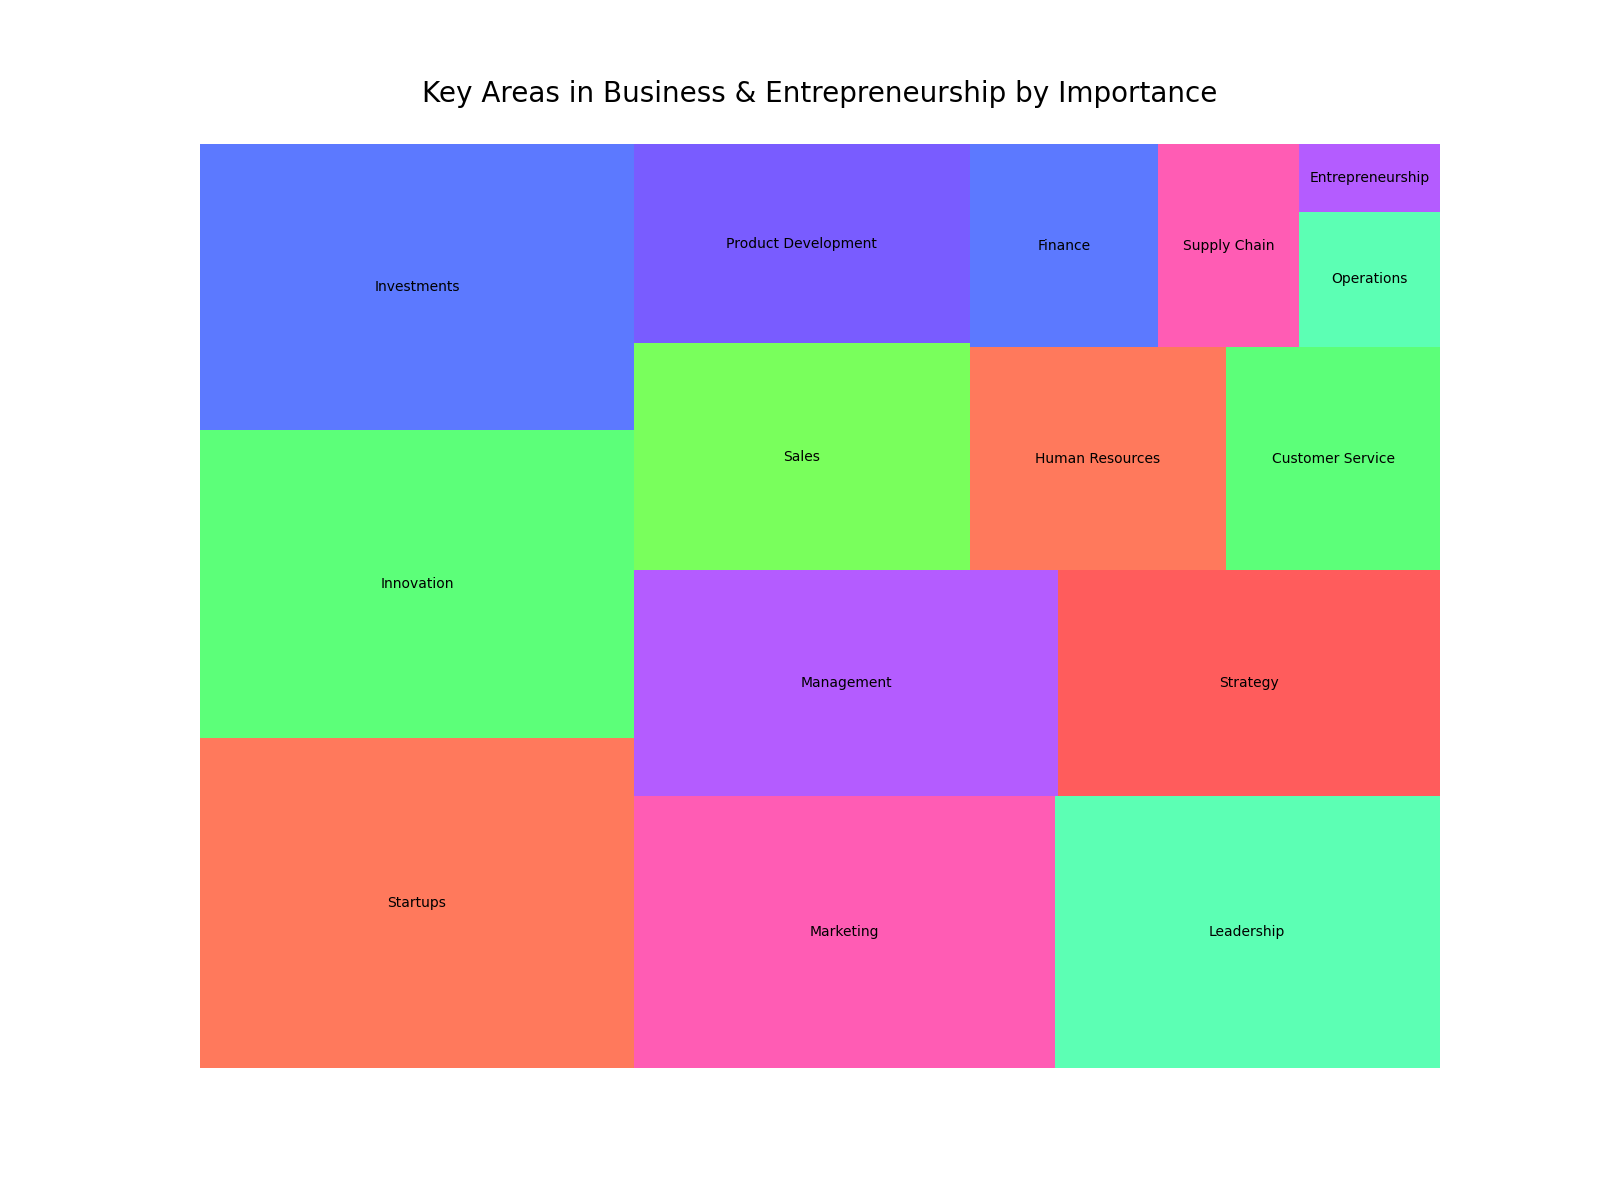

This figure's Python source:

import matplotlib.pyplot as plt
import squarify

# Data
topics = [
    'Startups', 'Innovation', 'Investments', 'Marketing', 'Leadership',
    'Management', 'Strategy', 'Sales', 'Product Development', 'Human Resources',
    'Customer Service', 'Finance', 'Supply Chain', 'Operations', 'Entrepreneurship'
]
values = [
    4500, 4200, 3900, 3600, 3300,
    3000, 2700, 2400, 2100, 1800,
    1500, 1200, 900, 600, 300
]
colors = [
    '#FF5733', '#33FF57', '#3357FF', '#FF33A1', '#33FFA1',
    '#A133FF', '#FF3333', '#57FF33', '#5733FF', '#FF5733',
    '#33FF57', '#3357FF', '#FF33A1', '#33FFA1', '#A133FF'
]

# Plot
plt.figure(figsize=(16, 12))
squarify.plot(sizes=values, label=topics, color=colors, alpha=0.8)
plt.title('Key Areas in Business & Entrepreneurship by Importance', fontsize=20, pad=30)
plt.axis('off')
plt.show()
